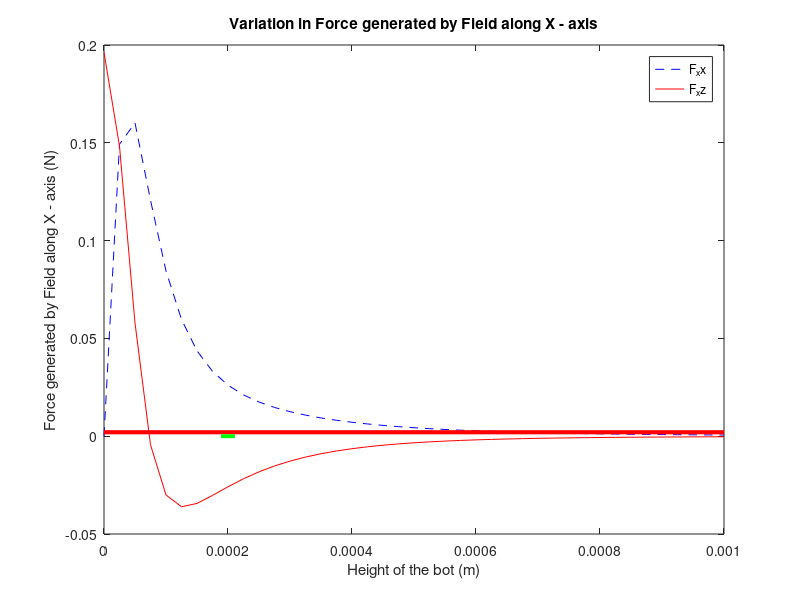
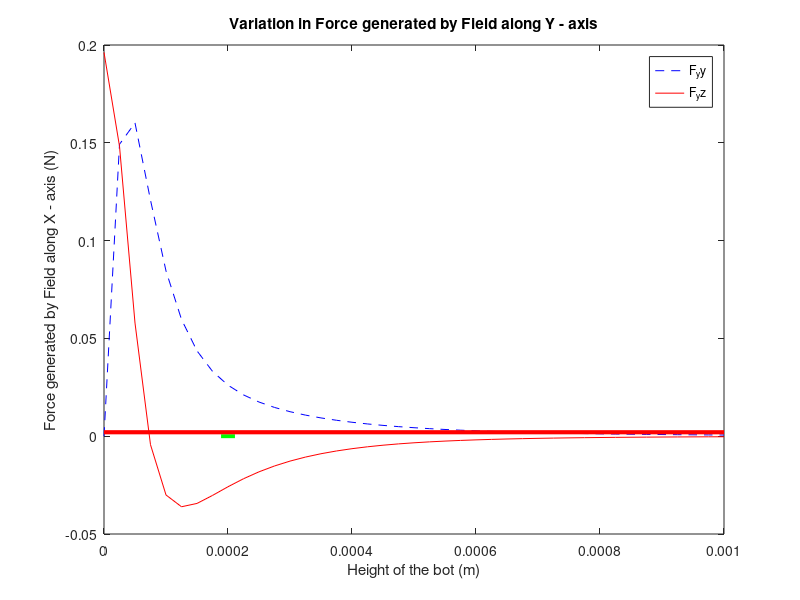

The MATLAB source for these figures, in order:
% NOTE: TO COMPARE RESULTS - Open New_Force_Single_Coil - Here distance is varied for a fixed height. In this Program Height is varied for a fixed distance. 
% OBSERVATION: As I increases, a robot with higher height can be choosen
clear;
clc;
% Analysing field along a single wire...
% Constants 
I = -0.2;       %Current flowing in the wire
g = 200e-6;     %Coil spacing
m0 = 4*pi*1e-7;
c = -1000e-6:25e-6:1000e-6;
z = 150e-6; %0.15mm
y = 0;
radius = 3e-3;%m
height = 1e-3;%m
Magentization = 1.45; %T
vol_cy = pi*radius^2*height; %If Object is Cylinder, vol in m^3
vol_sp = (4/3)*(pi * radius^3); %If Object is Sphere, vol in m^3
density = 7300; %kg/m^3 or 7.3 gm/cc for NdFeB 
mass_cy = density * vol_cy; %kg
mass_sp = density * vol_sp; %kg
gravity = 9.8 ; %m/s^2
Coeff_of_Fric = 1;
Force_cy = Coeff_of_Fric * mass_cy * gravity; %N
Force_sp = Coeff_of_Fric * mass_sp * gravity; %N
k = 0.4e-3;
%--------%--------%--------%--------%--------%--------%--------%----------
% Line along Y - axis
%-%--------%--------%--------%--------%--------%--------%--------%--------
y1_1 = -0.6e-3;
y2_1 = 0.6e-3;
a_xp_1 = g;  
a_xn_1 = -g;
[X,Z] = meshgrid(c);


k_yp = 1./(4*pi*((a_xp_1-X).^2+Z.^2));
k_1yp = (y2_1-y)./((y2_1-y)^2+(a_xp_1-X).^2+Z.^2).^0.5;
k_2yp = (y1_1-y)./((y1_1-y)^2+(a_xp_1-X).^2+Z.^2).^0.5;

k_1yp_3 = (y2_1-y)./((y2_1-y)^2+(a_xp_1-X).^2+Z.^2).^1.5;
k_2yp_3 = (y1_1-y)./((y1_1-y)^2+(a_xp_1-X).^2+Z.^2).^1.5;

Bx_yp_1 = -(Z.*k_yp.*(k_1yp - k_2yp))*I*m0;
By_yp_1 = m0*zeros(size(X,1),size(Z,1));
Bz_yp_1 = (-(a_xp_1-X).*k_yp.*(k_1yp - k_2yp))*I*m0;

k_yn_1 = 1./(4*pi*((a_xn_1-X).^2+Z.^2));
k_1yn_1 = (y2_1-y)./((y2_1-y)^2+(a_xn_1-X).^2+Z.^2).^0.5;
k_2yn_1 = (y1_1-y)./((y1_1-y)^2+(a_xn_1-X).^2+Z.^2).^0.5;

Bx_yn_1 = (Z.*k_yn_1.*(k_1yn_1 - k_2yn_1))*I*m0;
By_yn_1 = m0*zeros(size(X,1),size(Z,1));
Bz_yn_1 = ((a_xn_1-X).*k_yn_1.*(k_1yn_1 - k_2yn_1))*I*m0;

[df_xx,df_xz] = gradient(Bx_yp_1,25e-6); %[dBx/dx, dBx/dz]

[df_xx_n,df_xz_n] = gradient(Bx_yn_1,25e-6); %[dBx/dx, dBx/dz]

%--------%--------%--------%--------%--------%--------%--------%----------
% Line along X - axis
%-%--------%--------%--------%--------%a--------%--------%--------%--------

[Y,Z] = meshgrid(c);
x1_1 = -0.6e-3;
x2_1 = 0.6e-3;
a_yp_1 = g;          %Distance of coil from (0,0)
x = 0;
coil_length_x_1 = x2_1 - x1_1;
k_p_1 = 1./(4*pi*((a_yp_1-Y).^2+Z.^2));
k_1xp_1 = (x2_1-x)./((x2_1-x).^2+(a_yp_1-Y).^2+Z.^2).^0.5;
k_2xp_1 = (x1_1-x)./((x1_1-x).^2+(a_yp_1-Y).^2+Z.^2).^0.5;

Bx_xp_1 = m0*zeros(size(Y,1),size(Z,1));
By_xp_1 = (-Z.*k_p_1.*(k_1xp_1 - k_2xp_1))*I*m0;
Bz_xp_1 = (-(a_yp_1-Y).*k_p_1.*(k_1xp_1 - k_2xp_1))*I*m0;

a_yn_1 = -g;
k_n_1 = 1./(4*pi*((a_yn_1-Y).^2+Z.^2));
k_1xn_1 = (x2_1-x)./((x2_1-x).^2+(a_yn_1-Y).^2+Z.^2).^0.5;
k_2xn_1 = (x1_1-x)./((x1_1-x).^2+(a_yn_1-Y).^2+Z.^2).^0.5;

Bx_xn_1 = m0*zeros(size(Y,1),size(Z,1));
By_xn_1 = (Z.*k_n_1.*(k_1xn_1 - k_2xn_1))*I*m0;
Bz_xn_1 = ((a_yn_1-Y).*k_n_1.*(k_1xn_1 - k_2xn_1))*I*m0;

[dBy_1_dy,dBy_1_dz] = gradient(By_xp_1,25e-6);

[dBy_1_dyn,dBy_1_dzn] = gradient(By_xn_1,25e-6);

%--------%--------%--------%--------%--------%--------%--------%----------
% Force along X - axis
%-%--------%--------%--------%--------%--------%--------%--------%--------

F_xx = vol_cy * Magentization* (df_xx + df_xx_n)/m0;
F_xz = vol_cy * Magentization* (df_xz + df_xz_n)/m0;

%--------%--------%--------%--------%--------%--------%--------%----------
% Force along Y - axis
%-%--------%--------%--------%--------%--------%--------%--------%--------

F_yy = vol_cy * Magentization* (dBy_1_dy + dBy_1_dyn)/m0;
F_yz = vol_cy * Magentization* (dBy_1_dz + dBy_1_dzn)/m0;


%--------%--------%--------%--------%--------%--------%--------%----------
% Plotting "Force generated by Field along X - axis (N)"
%-%--------%--------%--------%--------%--------%--------%--------%--------
p = 46;     %Change this to set the distance of bot.
figure
plot(Z(41:81,1),F_xx(41:81,p), '--b') 
hold on
plot(Z(41:81,1),F_xz(41:81,p),'r')
line([0 1e-3],[Force_cy Force_cy],'linewidth',3,'color','r')
% line([a_yn_1 a_yn_1],[-1e-3 1e-3],'linewidth',10,'color','g');
line([a_yp_1,a_yp_1],[-1e-3 1e-3],'linewidth',10,'color','g');
legend('F_xx', 'F_xz')
xlabel("Height of the bot (m)")
ylabel("Force generated by Field along X - axis (N)")
title("Variation in Force generated by Field along X - axis")
hold off
%--------%--------%--------%--------%--------%--------%--------%----------
% Plotting "Force generated by Field along Y - axis (N)"
%-%--------%--------%--------%--------%--------%--------%--------%--------
figure
plot(Z(41:81,1),F_yy(41:81,p), '--b')  %Z - 41-> 81 because height is positive. When compared with distance file, check height in this range only, so as to get the sign correctly.
hold on
plot(Z(41:81,1),F_yz(41:81,p),'r')
% line([0 0],[-1e-3 1e-3],'linewidth',10,'color','g');
line([a_xp_1,a_xp_1],[-1e-3 1e-3],'linewidth',10,'color','g');
line([0 1e-3],[Force_cy Force_cy],'linewidth',3,'color','r')
legend('F_yy', 'F_yz')
xlabel("Height of the bot (m)")
ylabel("Force generated by Field along X - axis (N)")
title("Variation in Force generated by Field along Y - axis")
hold off
